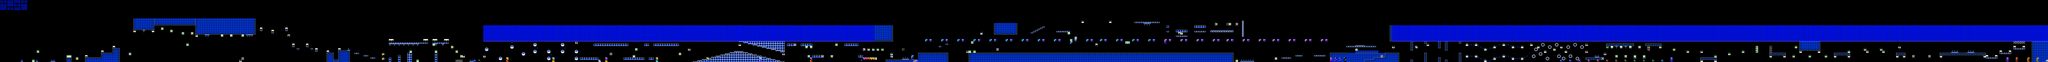

Tiled map render using the project's own tile images. Description and the map definition, with tile-layer contents summarised, below:
An orthogonal 890x27 tile map with 16x16 px tiles, 2 tile layers (SP, ...), 2 tilesets, 2 image layers.

<map version="1.10" tiledversion="1.11.2" orientation="orthogonal" renderorder="right-down" width="890" height="27" tilewidth="16" tileheight="16" infinite="0" nextlayerid="5" nextobjectid="1">
 <editorsettings>
  <chunksize width="16" height="27" />
  <export target="video games/famidash/famidash-main/LEVELS/LEVEL DATA/lvlset_A/stereomadness.csv" format="csv" />
 </editorsettings>
 <tileset firstgid="1" name="famidash" tilewidth="16" tileheight="16" tilecount="256" columns="16">
  <image source="../../../GRAPHICS/famidash.bmp" width="256" height="256" />
 </tileset>
 <tileset firstgid="257" name="sprites" tilewidth="16" tileheight="16" tilecount="256" columns="16">
  <image source="../../../GRAPHICS/sprites.png" width="256" height="256" />
 </tileset>
 <imagelayer id="3" name="Image Layer 1" parallaxx="0.9" parallaxy="0.9" repeatx="1" repeaty="1">
  <image source="../../../GRAPHICS/Old/parallax Blue.bmp" width="144" height="72" />
 </imagelayer>
 <imagelayer id="4" name="Image Layer 2" offsetx="0" offsety="432" repeatx="1">
  <image source="../../../GRAPHICS/ground.bmp" width="64" height="128" />
 </imagelayer>
 <layer id="1" width="890" height="27">
  <data>[24030 cells, 24030 non-empty, 46 distinct tile ids]</data>
 </layer>
 <layer id="2" name="SP" width="890" height="27">
  <data>[24030 cells, 310 non-empty, 88 distinct tile ids]</data>
 </layer>
</map>
